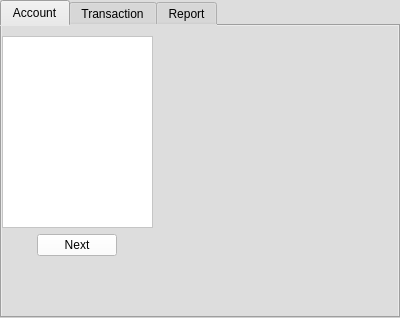
<?xml version="1.0" encoding="UTF-8"?>
<ui version="4.0">
 <class>menu</class>
 <widget class="QTabWidget" name="menu">
  <property name="geometry">
   <rect>
    <x>0</x>
    <y>0</y>
    <width>400</width>
    <height>318</height>
   </rect>
  </property>
  <property name="windowTitle">
   <string>Bank Management System</string>
  </property>
  <property name="windowIcon">
   <iconset resource="resource.qrc">
    <normaloff>:/new/Resource/Login.png</normaloff>:/new/Resource/Login.png</iconset>
  </property>
  <property name="styleSheet">
   <string notr="true">background-color: #ddd;</string>
  </property>
  <property name="currentIndex">
   <number>0</number>
  </property>
  <widget class="QWidget" name="tab">
   <attribute name="title">
    <string>Account</string>
   </attribute>
   <widget class="QWidget" name="layoutWidget">
    <property name="geometry">
     <rect>
      <x>0</x>
      <y>10</y>
      <width>151</width>
      <height>281</height>
     </rect>
    </property>
    <layout class="QVBoxLayout" name="verticalLayout">
     <item>
      <widget class="QListWidget" name="account_list">
       <property name="styleSheet">
        <string notr="true">background-color: rgb(255, 255, 255);</string>
       </property>
      </widget>
     </item>
     <item>
      <layout class="QHBoxLayout" name="horizontalLayout">
       <item>
        <spacer name="horizontalSpacer_2">
         <property name="orientation">
          <enum>Qt::Horizontal</enum>
         </property>
         <property name="sizeHint" stdset="0">
          <size>
           <width>40</width>
           <height>20</height>
          </size>
         </property>
        </spacer>
       </item>
       <item>
        <widget class="QPushButton" name="account_next">
         <property name="styleSheet">
          <string notr="true">background-color: rgb(255, 255, 255);</string>
         </property>
         <property name="text">
          <string>Next</string>
         </property>
        </widget>
       </item>
       <item>
        <spacer name="horizontalSpacer">
         <property name="orientation">
          <enum>Qt::Horizontal</enum>
         </property>
         <property name="sizeHint" stdset="0">
          <size>
           <width>40</width>
           <height>20</height>
          </size>
         </property>
        </spacer>
       </item>
      </layout>
     </item>
     <item>
      <spacer name="verticalSpacer">
       <property name="orientation">
        <enum>Qt::Vertical</enum>
       </property>
       <property name="sizeHint" stdset="0">
        <size>
         <width>20</width>
         <height>40</height>
        </size>
       </property>
      </spacer>
     </item>
    </layout>
   </widget>
   <widget class="QWidget" name="layoutWidget">
    <property name="geometry">
     <rect>
      <x>160</x>
      <y>0</y>
      <width>231</width>
      <height>291</height>
     </rect>
    </property>
    <layout class="QVBoxLayout" name="verticalLayout_2">
     <item>
      <spacer name="verticalSpacer_2">
       <property name="orientation">
        <enum>Qt::Vertical</enum>
       </property>
       <property name="sizeType">
        <enum>QSizePolicy::Fixed</enum>
       </property>
       <property name="sizeHint" stdset="0">
        <size>
         <width>20</width>
         <height>40</height>
        </size>
       </property>
      </spacer>
     </item>
     <item>
      <layout class="QHBoxLayout" name="horizontalLayout_2">
       <item>
        <spacer name="horizontalSpacer_3">
         <property name="orientation">
          <enum>Qt::Horizontal</enum>
         </property>
         <property name="sizeType">
          <enum>QSizePolicy::Fixed</enum>
         </property>
         <property name="sizeHint" stdset="0">
          <size>
           <width>40</width>
           <height>20</height>
          </size>
         </property>
        </spacer>
       </item>
       <item>
        <widget class="QLabel" name="account_show">
         <property name="text">
          <string/>
         </property>
        </widget>
       </item>
       <item>
        <spacer name="horizontalSpacer_4">
         <property name="orientation">
          <enum>Qt::Horizontal</enum>
         </property>
         <property name="sizeType">
          <enum>QSizePolicy::Fixed</enum>
         </property>
         <property name="sizeHint" stdset="0">
          <size>
           <width>40</width>
           <height>20</height>
          </size>
         </property>
        </spacer>
       </item>
      </layout>
     </item>
     <item>
      <spacer name="verticalSpacer_3">
       <property name="orientation">
        <enum>Qt::Vertical</enum>
       </property>
       <property name="sizeType">
        <enum>QSizePolicy::Fixed</enum>
       </property>
       <property name="sizeHint" stdset="0">
        <size>
         <width>20</width>
         <height>85</height>
        </size>
       </property>
      </spacer>
     </item>
    </layout>
   </widget>
  </widget>
  <widget class="QWidget" name="tab">
   <attribute name="title">
    <string>Transaction</string>
   </attribute>
   <widget class="QWidget" name="layoutWidget_2">
    <property name="geometry">
     <rect>
      <x>0</x>
      <y>10</y>
      <width>151</width>
      <height>281</height>
     </rect>
    </property>
    <layout class="QVBoxLayout" name="verticalLayout_6">
     <item>
      <widget class="QListWidget" name="transection_list">
       <property name="styleSheet">
        <string notr="true">background-color: rgb(255, 255, 255);</string>
       </property>
      </widget>
     </item>
     <item>
      <layout class="QHBoxLayout" name="horizontalLayout_3">
       <item>
        <spacer name="horizontalSpacer_5">
         <property name="orientation">
          <enum>Qt::Horizontal</enum>
         </property>
         <property name="sizeHint" stdset="0">
          <size>
           <width>40</width>
           <height>20</height>
          </size>
         </property>
        </spacer>
       </item>
       <item>
        <widget class="QPushButton" name="transection_next">
         <property name="styleSheet">
          <string notr="true">background-color: rgb(255, 255, 255);</string>
         </property>
         <property name="text">
          <string>Next</string>
         </property>
        </widget>
       </item>
       <item>
        <spacer name="horizontalSpacer_6">
         <property name="orientation">
          <enum>Qt::Horizontal</enum>
         </property>
         <property name="sizeHint" stdset="0">
          <size>
           <width>40</width>
           <height>20</height>
          </size>
         </property>
        </spacer>
       </item>
      </layout>
     </item>
     <item>
      <spacer name="verticalSpacer_9">
       <property name="orientation">
        <enum>Qt::Vertical</enum>
       </property>
       <property name="sizeHint" stdset="0">
        <size>
         <width>20</width>
         <height>40</height>
        </size>
       </property>
      </spacer>
     </item>
    </layout>
   </widget>
   <widget class="QWidget" name="layoutWidget_5">
    <property name="geometry">
     <rect>
      <x>160</x>
      <y>0</y>
      <width>231</width>
      <height>291</height>
     </rect>
    </property>
    <layout class="QVBoxLayout" name="verticalLayout_3">
     <item>
      <spacer name="verticalSpacer_4">
       <property name="orientation">
        <enum>Qt::Vertical</enum>
       </property>
       <property name="sizeType">
        <enum>QSizePolicy::Fixed</enum>
       </property>
       <property name="sizeHint" stdset="0">
        <size>
         <width>20</width>
         <height>40</height>
        </size>
       </property>
      </spacer>
     </item>
     <item>
      <layout class="QHBoxLayout" name="horizontalLayout_5">
       <item>
        <spacer name="horizontalSpacer_9">
         <property name="orientation">
          <enum>Qt::Horizontal</enum>
         </property>
         <property name="sizeType">
          <enum>QSizePolicy::Fixed</enum>
         </property>
         <property name="sizeHint" stdset="0">
          <size>
           <width>40</width>
           <height>20</height>
          </size>
         </property>
        </spacer>
       </item>
       <item>
        <widget class="QLabel" name="transection_show">
         <property name="text">
          <string/>
         </property>
        </widget>
       </item>
       <item>
        <spacer name="horizontalSpacer_10">
         <property name="orientation">
          <enum>Qt::Horizontal</enum>
         </property>
         <property name="sizeType">
          <enum>QSizePolicy::Fixed</enum>
         </property>
         <property name="sizeHint" stdset="0">
          <size>
           <width>40</width>
           <height>20</height>
          </size>
         </property>
        </spacer>
       </item>
      </layout>
     </item>
     <item>
      <spacer name="verticalSpacer_5">
       <property name="orientation">
        <enum>Qt::Vertical</enum>
       </property>
       <property name="sizeType">
        <enum>QSizePolicy::Fixed</enum>
       </property>
       <property name="sizeHint" stdset="0">
        <size>
         <width>20</width>
         <height>85</height>
        </size>
       </property>
      </spacer>
     </item>
    </layout>
   </widget>
  </widget>
  <widget class="QWidget" name="tab_2">
   <attribute name="title">
    <string>Report</string>
   </attribute>
   <widget class="QWidget" name="layoutWidget_4">
    <property name="geometry">
     <rect>
      <x>0</x>
      <y>10</y>
      <width>151</width>
      <height>281</height>
     </rect>
    </property>
    <layout class="QVBoxLayout" name="verticalLayout_8">
     <item>
      <widget class="QListWidget" name="report_list">
       <property name="styleSheet">
        <string notr="true">background-color: rgb(255, 255, 255);</string>
       </property>
      </widget>
     </item>
     <item>
      <layout class="QHBoxLayout" name="horizontalLayout_4">
       <item>
        <spacer name="horizontalSpacer_7">
         <property name="orientation">
          <enum>Qt::Horizontal</enum>
         </property>
         <property name="sizeHint" stdset="0">
          <size>
           <width>40</width>
           <height>20</height>
          </size>
         </property>
        </spacer>
       </item>
       <item>
        <widget class="QPushButton" name="report_next">
         <property name="styleSheet">
          <string notr="true">background-color: rgb(255, 255, 255);</string>
         </property>
         <property name="text">
          <string>Next</string>
         </property>
        </widget>
       </item>
       <item>
        <spacer name="horizontalSpacer_8">
         <property name="orientation">
          <enum>Qt::Horizontal</enum>
         </property>
         <property name="sizeHint" stdset="0">
          <size>
           <width>40</width>
           <height>20</height>
          </size>
         </property>
        </spacer>
       </item>
      </layout>
     </item>
     <item>
      <spacer name="verticalSpacer_12">
       <property name="orientation">
        <enum>Qt::Vertical</enum>
       </property>
       <property name="sizeHint" stdset="0">
        <size>
         <width>20</width>
         <height>40</height>
        </size>
       </property>
      </spacer>
     </item>
    </layout>
   </widget>
   <widget class="QWidget" name="layoutWidget_3">
    <property name="geometry">
     <rect>
      <x>160</x>
      <y>0</y>
      <width>231</width>
      <height>291</height>
     </rect>
    </property>
    <layout class="QVBoxLayout" name="verticalLayout_4">
     <item>
      <spacer name="verticalSpacer_6">
       <property name="orientation">
        <enum>Qt::Vertical</enum>
       </property>
       <property name="sizeType">
        <enum>QSizePolicy::Fixed</enum>
       </property>
       <property name="sizeHint" stdset="0">
        <size>
         <width>20</width>
         <height>40</height>
        </size>
       </property>
      </spacer>
     </item>
     <item>
      <layout class="QHBoxLayout" name="horizontalLayout_6">
       <item>
        <spacer name="horizontalSpacer_11">
         <property name="orientation">
          <enum>Qt::Horizontal</enum>
         </property>
         <property name="sizeType">
          <enum>QSizePolicy::Fixed</enum>
         </property>
         <property name="sizeHint" stdset="0">
          <size>
           <width>40</width>
           <height>20</height>
          </size>
         </property>
        </spacer>
       </item>
       <item>
        <widget class="QLabel" name="report_show">
         <property name="text">
          <string/>
         </property>
        </widget>
       </item>
       <item>
        <spacer name="horizontalSpacer_12">
         <property name="orientation">
          <enum>Qt::Horizontal</enum>
         </property>
         <property name="sizeType">
          <enum>QSizePolicy::Fixed</enum>
         </property>
         <property name="sizeHint" stdset="0">
          <size>
           <width>40</width>
           <height>20</height>
          </size>
         </property>
        </spacer>
       </item>
      </layout>
     </item>
     <item>
      <spacer name="verticalSpacer_7">
       <property name="orientation">
        <enum>Qt::Vertical</enum>
       </property>
       <property name="sizeType">
        <enum>QSizePolicy::Fixed</enum>
       </property>
       <property name="sizeHint" stdset="0">
        <size>
         <width>20</width>
         <height>85</height>
        </size>
       </property>
      </spacer>
     </item>
    </layout>
   </widget>
  </widget>
 </widget>
 <resources>
  <include location="resource.qrc"/>
 </resources>
 <connections/>
</ui>
